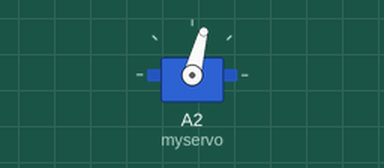
This sketch was run on a simulated Arduino Uno, built with avr-gcc and run on an emulated ATmega328P. On the bench: servo.

Above: at 0.05 s.
Timing chart, 0 to 4.6 s (numbered marks = the images above):
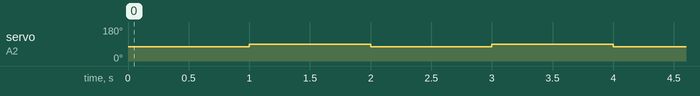

The sketch:

ServoMotor.ino
```cpp
/*
 Controlling a servo position
Connect :
- brown cable to GND
- Red Cable to V_bus (5V from USB)
- Orange to A2

*/

#include <Servo.h>

Servo myservo;  // create servo object to control a servo

void setup() {
  myservo.attach(A2);  // attaches the servo on pin A2 to the servo object
}

void loop() {

   int i=90 ;
  myservo.write(i);                  // sets the servo position according to the scaled value

     i=75;                  // waits for the servo to get therei=75;
    myservo.write(i);                  // sets the servo position according to the scaled value

    delay(1000);

     i=90;
  myservo.write(i);
  delay(1000);

}
```

Measured:
- by itself, servo on A2 (myservo): alternates 90° for 1.0 s and 75° for 1.0 s
